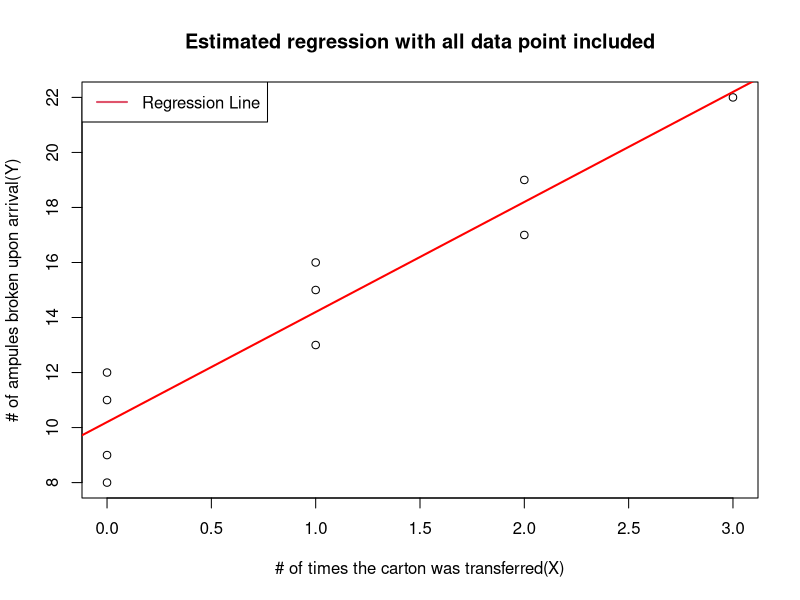
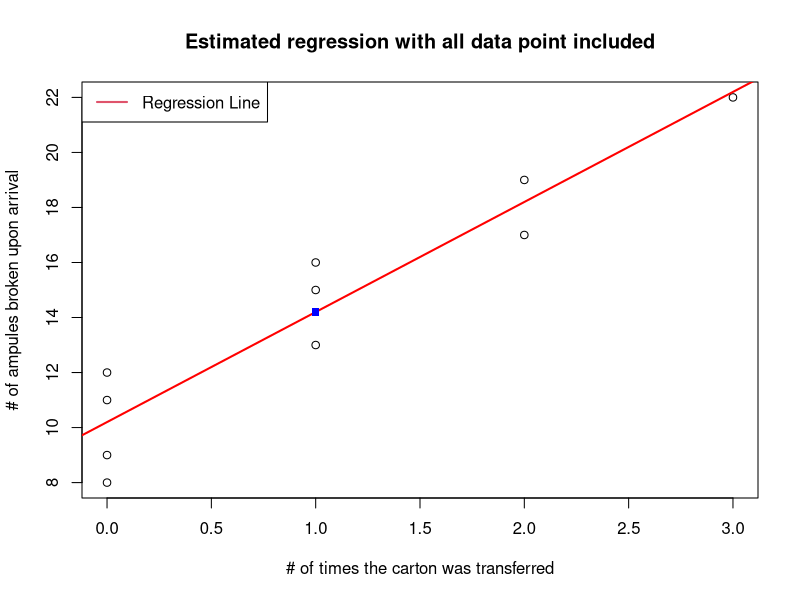

Recreate these plots in R, in order.
## ---- chunk 1
knitr::opts_chunk$set(cache=TRUE, message=TRUE, warning=FALSE,eval=TRUE,echo=TRUE,fig.pos='H',tidy=TRUE, tidy.opts=list(width.cutoff=60))
## ---- chunk 2
X <- c(1,0,2,0,3,1,0,1,2,0)
Y <- c(16,9,17,12,22,13,8,15,19,11)
## ---- chunk 3
(fit <- lm(Y~X))
a <- fit$coefficients[1]
b <- fit$coefficients[2]

plot(Y~X, main = "Estimated regression with all data point included", xlab = "# of times the carton was transferred(X)", ylab = "# of ampules broken upon arrival(Y)", pch = 1)
abline(a = a, b = b, col = "red", lwd = 2)
legend("topleft","Regression Line", lwd = 2, col = 2:1)

fitted_Y <- a + b*X 
avg_Y <- mean(Y)

R2 <- sum((fitted_Y - avg_Y)^2) / sum((Y - avg_Y)^2)
R2
## ---- chunk 4
yhat <- function(x) a + b*x
yhat(1)
## ---- chunk 5
yhat <- function(x) a + b*x
yhat(2) - yhat(1)
## ---- chunk 6
(avg_X = mean(X))
(avg_Y = mean(Y))

round(as.numeric(yhat(avg_X)),1) == round(avg_Y,1)

plot(Y~X,main = "Estimated regression with all data point included", xlab = "# of times the carton was transferred", ylab = "# of ampules broken upon arrival")
abline(a = a, b = b, col= "red", lwd=2)
points(x = avg_X, y = round(avg_Y,1), type = "p", pch = 15, col = "Blue")
legend("topleft","Regression Line", lwd=2, col=2:1)

## ---- chunk 7
(resd = Y - yhat(X))
sum(resd)
round(sum(resd))
